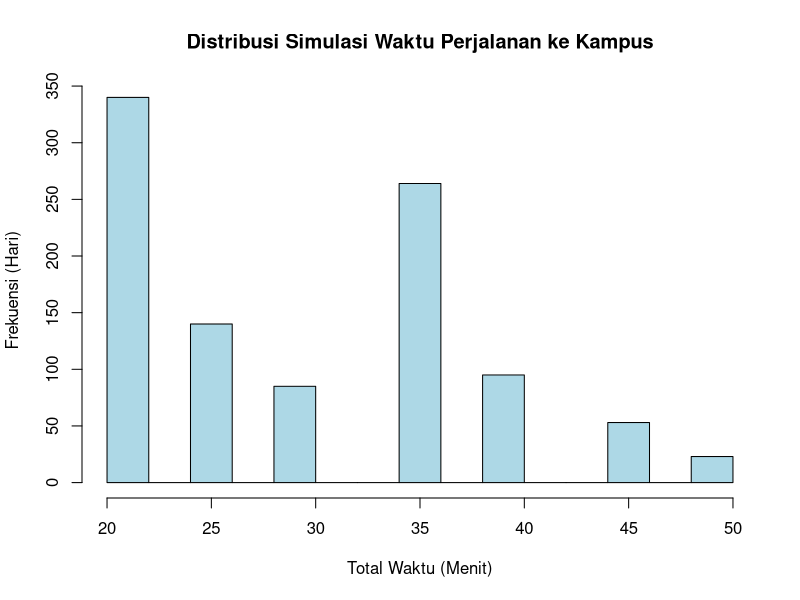
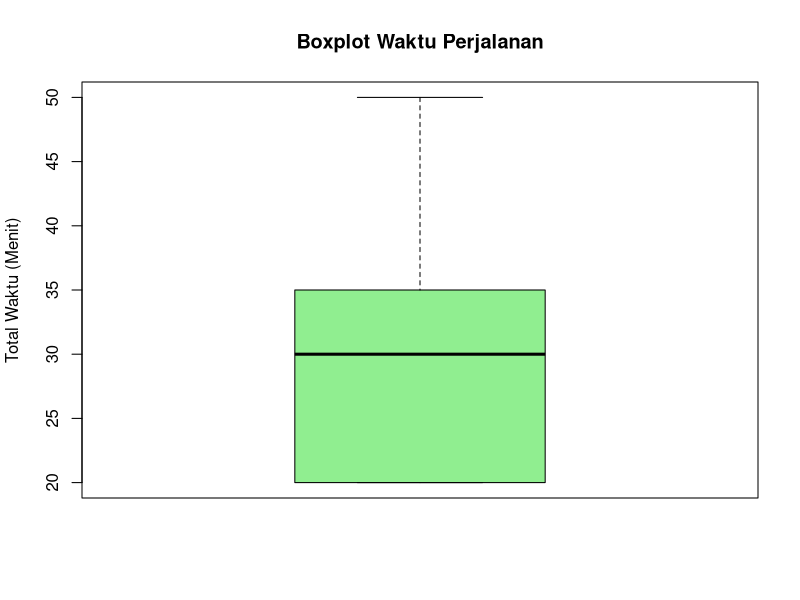

Write the R code that produced these figures, in order.

#SIMULASI MONTE CARLO: WAKTU KE KAMPUS

# 1. Variabel dan Probabilitas
n_simulasi <- 1000  #  simulasi untuk 1000 hari perjalanan
waktu_dasar <- 20   # Waktu normal tanpa kendala (menit)

# Probabilitas dan tambahan waktu (delay)
p_ojol_lama <- 0.3    # Peluang 30% dapet driver lama
delay_ojol <- 5       # Tambahan waktu 5 menit

p_macet <- 0.4        # Peluang 40% kena macet
delay_macet <- 15     # Tambahan waktu 15 menit

p_hujan <- 0.2        # Peluang 20% hujan
delay_hujan <- 10     # Tambahan waktu 10 menit

# 2. Bangkitkan Bilangan Acak (Simulasi)
# Menggunakan distribusi binomial untuk mensimulasikan kejadian (1 = terjadi, 0 = tidak)
simulasi_ojol <- rbinom(n_simulasi, 1, p_ojol_lama) * delay_ojol
simulasi_macet <- rbinom(n_simulasi, 1, p_macet) * delay_macet
simulasi_hujan <- rbinom(n_simulasi, 1, p_hujan) * delay_hujan

# 3. Hitung Total Waktu Perjalanan untuk Setiap Simulasi
total_waktu <- waktu_dasar + simulasi_ojol + simulasi_macet + simulasi_hujan

# 4. Analisis Hasil Simulasi
rata_rata_waktu <- mean(total_waktu)
print(paste("Rata-rata waktu ke kampus:", rata_rata_waktu, "menit"))

standar_deviasi <- sd(total_waktu)
print(paste("Standar deviasi waktu:", standar_deviasi, "menit"))

# Menghitung kuantil (Persentil 25 dan 75)
kuantil_waktu <- quantile(total_waktu, c(0.25, 0.75))
print(paste("25% hari perjalanan bisa ditempuh dalam:", kuantil_waktu[1], "menit atau kurang"))
print(paste("75% hari perjalanan bisa ditempuh dalam:", kuantil_waktu[2], "menit atau kurang"))

# 5. Visualisasi Hasil
# Bikin histogram untuk lihat persebaran datanya
hist(total_waktu, 
     main = "Distribusi Simulasi Waktu Perjalanan ke Kampus", 
     xlab = "Total Waktu (Menit)", 
     ylab = "Frekuensi (Hari)",
     col = "lightblue", 
     border = "black")

# Bikin boxplot untuk lihat rentang ekstremnya
boxplot(total_waktu, 
        main = "Boxplot Waktu Perjalanan", 
        ylab = "Total Waktu (Menit)", 
        col = "lightgreen")
